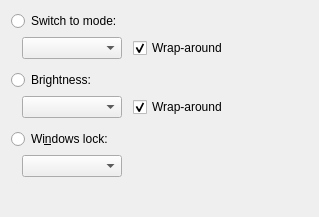
     <widget class="QWidget" name="actionTab">
      <property name="sizePolicy">
       <sizepolicy hsizetype="Expanding" vsizetype="Preferred">
        <horstretch>0</horstretch>
        <verstretch>0</verstretch>
       </sizepolicy>
      </property>
      <attribute name="title">
       <string>Special</string>
      </attribute>
      <layout class="QGridLayout" name="gridLayout_3">
       <property name="bottomMargin">
        <number>0</number>
       </property>
       <item row="1" column="0">
        <spacer name="horizontalSpacer_5">
         <property name="orientation">
          <enum>Qt::Horizontal</enum>
         </property>
         <property name="sizeType">
          <enum>QSizePolicy::Fixed</enum>
         </property>
         <property name="sizeHint" stdset="0">
          <size>
           <width>5</width>
           <height>20</height>
          </size>
         </property>
        </spacer>
       </item>
       <item row="0" column="0" colspan="2">
        <widget class="QRadioButton" name="modeButton">
         <property name="text">
          <string>Switch to mode:</string>
         </property>
         <property name="autoExclusive">
          <bool>false</bool>
         </property>
        </widget>
       </item>
       <item row="1" column="3">
        <widget class="QCheckBox" name="modeWrapBox">
         <property name="text">
          <string>Wrap-around</string>
         </property>
         <property name="checked">
          <bool>true</bool>
         </property>
        </widget>
       </item>
       <item row="4" column="3">
        <widget class="QCheckBox" name="lightWrapBox">
         <property name="text">
          <string>Wrap-around</string>
         </property>
         <property name="checked">
          <bool>true</bool>
         </property>
        </widget>
       </item>
       <item row="2" column="1">
        <spacer name="verticalSpacer_7">
         <property name="orientation">
          <enum>Qt::Vertical</enum>
         </property>
         <property name="sizeType">
          <enum>QSizePolicy::Fixed</enum>
         </property>
         <property name="sizeHint" stdset="0">
          <size>
           <width>20</width>
           <height>5</height>
          </size>
         </property>
        </spacer>
       </item>
       <item row="5" column="1">
        <spacer name="verticalSpacer_6">
         <property name="orientation">
          <enum>Qt::Vertical</enum>
         </property>
         <property name="sizeType">
          <enum>QSizePolicy::Fixed</enum>
         </property>
         <property name="sizeHint" stdset="0">
          <size>
           <width>20</width>
           <height>5</height>
          </size>
         </property>
        </spacer>
       </item>
       <item row="6" column="0" colspan="2">
        <widget class="QRadioButton" name="lockButton">
         <property name="text">
          <string>Wi&amp;ndows lock:</string>
         </property>
         <property name="autoExclusive">
          <bool>false</bool>
         </property>
        </widget>
       </item>
       <item row="8" column="1">
        <spacer name="verticalSpacer_5">
         <property name="orientation">
          <enum>Qt::Vertical</enum>
         </property>
         <property name="sizeHint" stdset="0">
          <size>
           <width>20</width>
           <height>40</height>
          </size>
         </property>
        </spacer>
       </item>
       <item row="4" column="1">
        <widget class="QComboBox" name="lightBox">
         <property name="sizePolicy">
          <sizepolicy hsizetype="Expanding" vsizetype="Fixed">
           <horstretch>0</horstretch>
           <verstretch>0</verstretch>
          </sizepolicy>
         </property>
         <item>
          <property name="text">
           <string/>
          </property>
         </item>
         <item>
          <property name="text">
           <string>Up</string>
          </property>
         </item>
         <item>
          <property name="text">
           <string>Down</string>
          </property>
         </item>
        </widget>
       </item>
       <item row="7" column="1">
        <widget class="QComboBox" name="lockBox">
         <property name="sizePolicy">
          <sizepolicy hsizetype="Expanding" vsizetype="Fixed">
           <horstretch>0</horstretch>
           <verstretch>0</verstretch>
          </sizepolicy>
         </property>
         <item>
          <property name="text">
           <string/>
          </property>
         </item>
         <item>
          <property name="text">
           <string>Toggle</string>
          </property>
         </item>
         <item>
          <property name="text">
           <string>On</string>
          </property>
         </item>
         <item>
          <property name="text">
           <string>Off</string>
          </property>
         </item>
        </widget>
       </item>
       <item row="3" column="0" colspan="2">
        <widget class="QRadioButton" name="lightButton">
         <property name="text">
          <string>Brightness:</string>
         </property>
         <property name="autoExclusive">
          <bool>false</bool>
         </property>
        </widget>
       </item>
       <item row="1" column="1">
        <widget class="QComboBox" name="modeBox">
         <property name="sizePolicy">
          <sizepolicy hsizetype="Expanding" vsizetype="Fixed">
           <horstretch>0</horstretch>
           <verstretch>0</verstretch>
          </sizepolicy>
         </property>
         <item>
          <property name="text">
           <string/>
          </property>
         </item>
         <item>
          <property name="text">
           <string>(Previous)</string>
          </property>
         </item>
         <item>
          <property name="text">
           <string>(Next)</string>
          </property>
         </item>
        </widget>
       </item>
       <item row="1" column="2">
        <spacer name="horizontalSpacer_8">
         <property name="orientation">
          <enum>Qt::Horizontal</enum>
         </property>
         <property name="sizeType">
          <enum>QSizePolicy::Fixed</enum>
         </property>
         <property name="sizeHint" stdset="0">
          <size>
           <width>5</width>
           <height>20</height>
          </size>
         </property>
        </spacer>
       </item>
       <item row="7" column="3">
        <spacer name="horizontalSpacer_10">
         <property name="orientation">
          <enum>Qt::Horizontal</enum>
         </property>
         <property name="sizeHint" stdset="0">
          <size>
           <width>40</width>
           <height>20</height>
          </size>
         </property>
        </spacer>
       </item>
       <item row="1" column="4">
        <spacer name="horizontalSpacer_7">
         <property name="orientation">
          <enum>Qt::Horizontal</enum>
         </property>
         <property name="sizeHint" stdset="0">
          <size>
           <width>40</width>
           <height>20</height>
          </size>
         </property>
        </spacer>
       </item>
       <item row="1" column="5">
        <spacer name="horizontalSpacer_6">
         <property name="orientation">
          <enum>Qt::Horizontal</enum>
         </property>
         <property name="sizeHint" stdset="0">
          <size>
           <width>40</width>
           <height>20</height>
          </size>
         </property>
        </spacer>
       </item>
      </layout>
     </widget>
